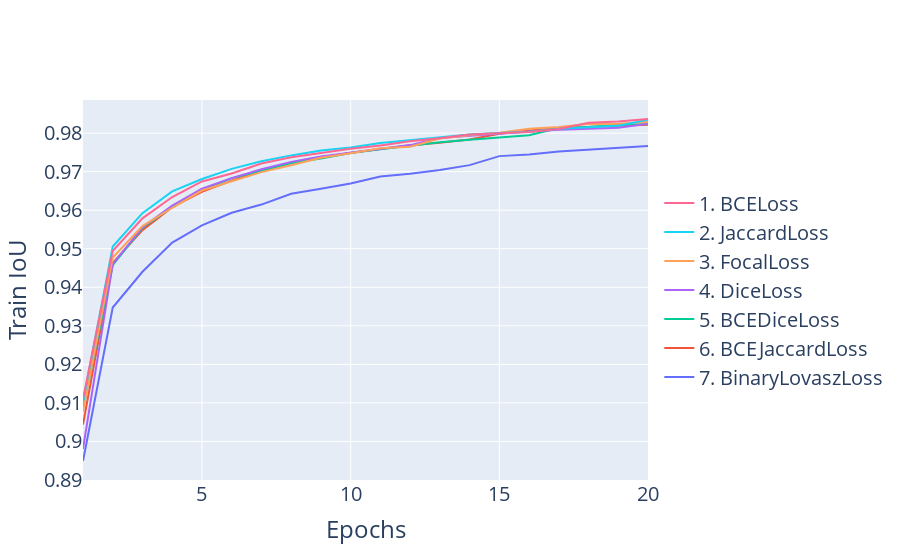
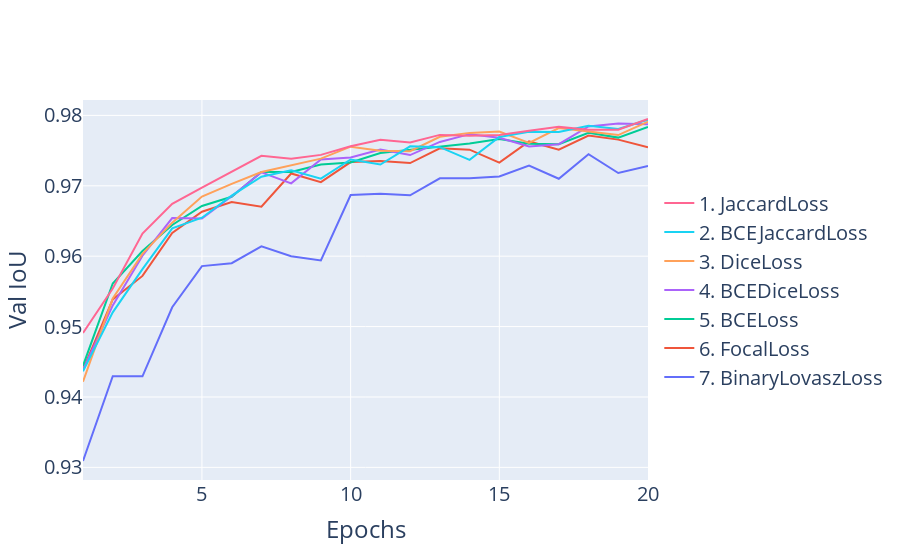

Notebook cell for these charts, in order:
### Markdown cell above
# Loss function

### Code cell
def plot_data_ARCHITECTURE(big_df: pd.DataFrame, y_volumn, y_column_name, plot_title, x_column=None, x_column_name="Epochs", filter=None, **plot_options):
    fig = go.Figure()
    big_df_copy = big_df.copy(deep=True)
    if filter != None:
        big_df_copy.query(filter, inplace=True)

    data_sorted = []
    for data in big_df_copy.groupby(['architecture', 'encoder', 'loss_func', 'freeze_encoder', 'dataset']):
        architecture, encoder, loss, freeze, dataset = data[0]
        data_sorted.append((data, np.max(data[1][y_volumn]))) # data, highest score

    for i, data in enumerate(sorted(data_sorted, key=lambda x: x[1])):
    # for data in big_df_copy.groupby(['architecture', 'encoder', 'loss_func', 'freeze_encoder', 'dataset']):
        data, best_score = data
        architecture, encoder, loss, freeze, dataset = data[0]
        # fig.add_trace(go.Scatter(x=data[1].index+1, y=data[1][y_volumn], name=f"{architecture} {encoder} {loss} {dataset.lower()}", hovertemplate=hovertemplate)) # 
        if x_column == None:
            fig.add_trace(go.Scatter(x=data[1].index[:20]+1, y=data[1][y_volumn][:20], name=f"{len(data_sorted)-i}. {loss}"))# hovertemplate=hovertemplate)) # 
        else:
            fig.add_trace(go.Scatter(x=data[1][x_column][:20], y=data[1][y_volumn][:20], name=f"{len(data_sorted)-i}. {loss}"))# hovertemplate=hovertemplate)) # 
    fig.update_layout(
        {
            "paper_bgcolor": "rgba(0, 0, 0, 0)",
            # "plot_bgcolor": "rgba(0, 0, 0, 0)",
        }
    )
    # fig.update_traces(hoverinfo='text+name', mode='lines+markers')
    fig.update_layout(legend=dict(y=0.5, traceorder='reversed', font_size=20))
    fig.update_layout(
        # title="Training loss - (Architecture Encoder Loss)",
        xaxis_title=x_column_name,
        yaxis_title=y_column_name,
            font=dict(
            size=20,
        ),
        showlegend=True
    )
    fig.update_layout(plot_options)
    # fig.update_layout(hovermode="x unified")
    # fig.show()
    return fig


Select_encoder_df = read_csvs("./TRAINING_RESULTS/selecting_loss")    
# feature_train_fig.write_image(file="D:/Master/MasterProject/Overleaf_figures/Chapter5/feature_engineering_TRAIN.svg", height=600, width=800)
# feature_val_fig.write_image(file="D:/Master/MasterProject/Overleaf_figures/Chapter5/feature_engineering_VAL.svg", height=600, width=800)
# Loss
# plot_data_ARCHITECTURE(Select_architecture_df, y_volumn='train_loss', y_column_name="Train Jaccard Loss", plot_title="Train loss", filter='loss_func == "JaccardLoss"')
# plot_data_ARCHITECTURE(Select_architecture_df, y_volumn='val_loss', y_column_name="Val Jaccard Loss", plot_title="Val loss", filter='loss_func == "JaccardLoss"')

# IoU
loss_train_fig = plot_data_ARCHITECTURE(Select_encoder_df, y_volumn='train_iou_score', y_column_name="Train IoU", plot_title="Val IoU", filter="freeze_encoder == False") #, showlegend=False
loss_train_fig.write_image(file="D:/Master/MasterProject/Overleaf_figures/Chapter5/loss_train_fig.svg", height=600, width=800)
loss_train_fig.show()

loss_val_fig = plot_data_ARCHITECTURE(Select_encoder_df, y_volumn='val_iou_score', y_column_name="Val IoU", plot_title="Val IoU", filter="freeze_encoder == False")
loss_val_fig.write_image(file="D:/Master/MasterProject/Overleaf_figures/Chapter5/loss_val_fig.svg", height=600, width=800)
loss_val_fig.show()

### Figure 1 — Plotly figure (JSON) as saved in the notebook; plotly's stock layout.template omitted (floating-point values rounded to 4 significant figures)
{"data": [{"name": "7. BinaryLovaszLoss", "type": "scatter", "x": [1, 2, 3, 4, 5, 6, 7, 8, 9, 10, 11, 12, 13, 14, 15, 16, 17, 18, 19, 20], "y": [0.8949, 0.9348, 0.944, 0.9516, 0.9561, 0.9593, 0.9615, 0.9642, 0.9656, 0.9669, 0.9687, 0.9695, 0.9704, 0.9717, 0.974, 0.9744, 0.9752, 0.9757, 0.9761, 0.9767]}, {"name": "6. BCEJaccardLoss", "type": "scatter", "x": [1, 2, 3, 4, 5, 6, 7, 8, 9, 10, 11, 12, 13, 14, 15, 16, 17, 18, 19, 20], "y": [0.9044, 0.9463, 0.9548, 0.9608, 0.9648, 0.9677, 0.9703, 0.9722, 0.9736, 0.9749, 0.9759, 0.9768, 0.9775, 0.9783, 0.9798, 0.9807, 0.9813, 0.9815, 0.9818, 0.9821]}, {"name": "5. BCEDiceLoss", "type": "scatter", "x": [1, 2, 3, 4, 5, 6, 7, 8, 9, 10, 11, 12, 13, 14, 15, 16, 17, 18, 19, 20], "y": [0.9085, 0.9458, 0.9554, 0.9608, 0.9652, 0.9683, 0.9703, 0.9723, 0.9734, 0.9748, 0.9758, 0.9767, 0.9776, 0.9783, 0.9788, 0.9795, 0.9813, 0.9816, 0.9821, 0.9823]}, {"name": "4. DiceLoss", "type": "scatter", "x": [1, 2, 3, 4, 5, 6, 7, 8, 9, 10, 11, 12, 13, 14, 15, 16, 17, 18, 19, 20], "y": [0.8981, 0.946, 0.9556, 0.9612, 0.9656, 0.9683, 0.9706, 0.9725, 0.9739, 0.975, 0.9758, 0.9769, 0.9788, 0.9794, 0.98, 0.9804, 0.9809, 0.9812, 0.9814, 0.9825]}, {"name": "3. FocalLoss", "type": "scatter", "x": [1, 2, 3, 4, 5, 6, 7, 8, 9, 10, 11, 12, 13, 14, 15, 16, 17, 18, 19, 20], "y": [0.9077, 0.9477, 0.9559, 0.9606, 0.9651, 0.9676, 0.9699, 0.9717, 0.9736, 0.9748, 0.9761, 0.9765, 0.9786, 0.9795, 0.9801, 0.9811, 0.9816, 0.9824, 0.9824, 0.9829]}, {"name": "2. JaccardLoss", "type": "scatter", "x": [1, 2, 3, 4, 5, 6, 7, 8, 9, 10, 11, 12, 13, 14, 15, 16, 17, 18, 19, 20], "y": [0.9103, 0.9506, 0.9592, 0.9649, 0.9681, 0.9707, 0.9727, 0.9742, 0.9755, 0.9763, 0.9774, 0.9782, 0.9789, 0.9796, 0.9801, 0.9804, 0.9811, 0.9816, 0.9819, 0.9835]}, {"name": "1. BCELoss", "type": "scatter", "x": [1, 2, 3, 4, 5, 6, 7, 8, 9, 10, 11, 12, 13, 14, 15, 16, 17, 18, 19, 20], "y": [0.911, 0.9494, 0.9579, 0.9634, 0.9675, 0.9695, 0.9721, 0.9737, 0.9748, 0.9759, 0.9768, 0.9779, 0.9787, 0.9796, 0.9799, 0.9803, 0.9811, 0.9827, 0.983, 0.9837]}], "layout": {"font": {"size": 20}, "legend": {"font": {"size": 20}, "traceorder": "reversed", "y": 0.5}, "paper_bgcolor": "rgba(0, 0, 0, 0)", "showlegend": true, "xaxis": {"title": {"text": "Epochs"}}, "yaxis": {"title": {"text": "Train IoU"}}}}

### Figure 2 — Plotly figure (JSON) as saved in the notebook; plotly's stock layout.template omitted (floating-point values rounded to 4 significant figures)
{"data": [{"name": "7. BinaryLovaszLoss", "type": "scatter", "x": [1, 2, 3, 4, 5, 6, 7, 8, 9, 10, 11, 12, 13, 14, 15, 16, 17, 18, 19, 20], "y": [0.9309, 0.9429, 0.9429, 0.9527, 0.9586, 0.959, 0.9614, 0.96, 0.9594, 0.9687, 0.9689, 0.9686, 0.9711, 0.9711, 0.9713, 0.9729, 0.971, 0.9745, 0.9718, 0.9728]}, {"name": "6. FocalLoss", "type": "scatter", "x": [1, 2, 3, 4, 5, 6, 7, 8, 9, 10, 11, 12, 13, 14, 15, 16, 17, 18, 19, 20], "y": [0.9439, 0.9539, 0.9572, 0.9633, 0.9663, 0.9677, 0.967, 0.9717, 0.9705, 0.9734, 0.9735, 0.9732, 0.9753, 0.9751, 0.9733, 0.9763, 0.9751, 0.9771, 0.9766, 0.9755]}, {"name": "5. BCELoss", "type": "scatter", "x": [1, 2, 3, 4, 5, 6, 7, 8, 9, 10, 11, 12, 13, 14, 15, 16, 17, 18, 19, 20], "y": [0.9444, 0.9561, 0.9607, 0.9644, 0.9671, 0.9684, 0.972, 0.972, 0.973, 0.9733, 0.9747, 0.9751, 0.9756, 0.976, 0.9766, 0.976, 0.9759, 0.9775, 0.9768, 0.9784]}, {"name": "4. BCEDiceLoss", "type": "scatter", "x": [1, 2, 3, 4, 5, 6, 7, 8, 9, 10, 11, 12, 13, 14, 15, 16, 17, 18, 19, 20], "y": [0.9438, 0.953, 0.9601, 0.9654, 0.9654, 0.9685, 0.9719, 0.9703, 0.9737, 0.974, 0.9751, 0.9744, 0.9762, 0.9773, 0.9768, 0.9756, 0.9759, 0.9784, 0.9789, 0.9788]}, {"name": "3. DiceLoss", "type": "scatter", "x": [1, 2, 3, 4, 5, 6, 7, 8, 9, 10, 11, 12, 13, 14, 15, 16, 17, 18, 19, 20], "y": [0.9422, 0.954, 0.9603, 0.9648, 0.9685, 0.9703, 0.9719, 0.9729, 0.9739, 0.9756, 0.975, 0.9749, 0.977, 0.9775, 0.9777, 0.9761, 0.9782, 0.9777, 0.9772, 0.9791]}, {"name": "2. BCEJaccardLoss", "type": "scatter", "x": [1, 2, 3, 4, 5, 6, 7, 8, 9, 10, 11, 12, 13, 14, 15, 16, 17, 18, 19, 20], "y": [0.9436, 0.952, 0.9582, 0.9639, 0.9655, 0.9686, 0.9713, 0.9722, 0.971, 0.9737, 0.973, 0.9756, 0.9755, 0.9737, 0.9769, 0.9777, 0.9776, 0.9785, 0.9781, 0.9794]}, {"name": "1. JaccardLoss", "type": "scatter", "x": [1, 2, 3, 4, 5, 6, 7, 8, 9, 10, 11, 12, 13, 14, 15, 16, 17, 18, 19, 20], "y": [0.9491, 0.9554, 0.9632, 0.9674, 0.9697, 0.972, 0.9743, 0.9738, 0.9744, 0.9756, 0.9765, 0.9761, 0.9772, 0.9771, 0.9772, 0.9778, 0.9784, 0.978, 0.978, 0.9795]}], "layout": {"font": {"size": 20}, "legend": {"font": {"size": 20}, "traceorder": "reversed", "y": 0.5}, "paper_bgcolor": "rgba(0, 0, 0, 0)", "showlegend": true, "xaxis": {"title": {"text": "Epochs"}}, "yaxis": {"title": {"text": "Val IoU"}}}}
